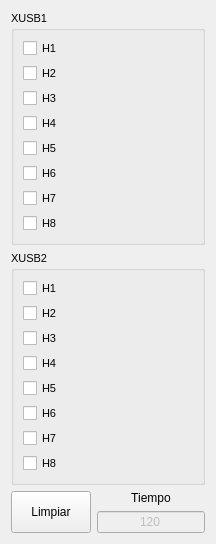
        <widget class="QWidget" name="tab_3">
         <attribute name="title">
          <string>Clean</string>
         </attribute>
         <layout class="QVBoxLayout" name="verticalLayout_14">
          <item>
           <widget class="QGroupBox" name="m_gbXusb1">
            <property name="font">
             <font>
              <pointsize>8</pointsize>
             </font>
            </property>
            <property name="title">
             <string>XUSB1</string>
            </property>
            <layout class="QVBoxLayout" name="verticalLayout_2">
             <item>
              <widget class="QCheckBox" name="m_cbHead0_0">
               <property name="text">
                <string>H1</string>
               </property>
              </widget>
             </item>
             <item>
              <widget class="QCheckBox" name="m_cbHead0_1">
               <property name="text">
                <string>H2</string>
               </property>
              </widget>
             </item>
             <item>
              <widget class="QCheckBox" name="m_cbHead0_2">
               <property name="text">
                <string>H3</string>
               </property>
              </widget>
             </item>
             <item>
              <widget class="QCheckBox" name="m_cbHead0_3">
               <property name="text">
                <string>H4</string>
               </property>
              </widget>
             </item>
             <item>
              <widget class="QCheckBox" name="m_cbHead0_4">
               <property name="text">
                <string>H5</string>
               </property>
              </widget>
             </item>
             <item>
              <widget class="QCheckBox" name="m_cbHead0_5">
               <property name="text">
                <string>H6</string>
               </property>
              </widget>
             </item>
             <item>
              <widget class="QCheckBox" name="m_cbHead0_6">
               <property name="text">
                <string>H7</string>
               </property>
              </widget>
             </item>
             <item>
              <widget class="QCheckBox" name="m_cbHead0_7">
               <property name="text">
                <string>H8</string>
               </property>
              </widget>
             </item>
            </layout>
           </widget>
          </item>
          <item>
           <widget class="QGroupBox" name="m_gbXusb2">
            <property name="font">
             <font>
              <pointsize>8</pointsize>
             </font>
            </property>
            <property name="title">
             <string>XUSB2</string>
            </property>
            <layout class="QVBoxLayout" name="verticalLayout_3">
             <item>
              <widget class="QCheckBox" name="m_cbHead1_0">
               <property name="text">
                <string>H1</string>
               </property>
              </widget>
             </item>
             <item>
              <widget class="QCheckBox" name="m_cbHead1_1">
               <property name="text">
                <string>H2</string>
               </property>
              </widget>
             </item>
             <item>
              <widget class="QCheckBox" name="m_cbHead1_2">
               <property name="text">
                <string>H3</string>
               </property>
              </widget>
             </item>
             <item>
              <widget class="QCheckBox" name="m_cbHead1_3">
               <property name="text">
                <string>H4</string>
               </property>
              </widget>
             </item>
             <item>
              <widget class="QCheckBox" name="m_cbHead1_4">
               <property name="text">
                <string>H5</string>
               </property>
              </widget>
             </item>
             <item>
              <widget class="QCheckBox" name="m_cbHead1_5">
               <property name="text">
                <string>H6</string>
               </property>
              </widget>
             </item>
             <item>
              <widget class="QCheckBox" name="m_cbHead1_6">
               <property name="text">
                <string>H7</string>
               </property>
              </widget>
             </item>
             <item>
              <widget class="QCheckBox" name="m_cbHead1_7">
               <property name="text">
                <string>H8</string>
               </property>
              </widget>
             </item>
            </layout>
           </widget>
          </item>
          <item>
           <layout class="QHBoxLayout" name="horizontalLayout_3">
            <item>
             <widget class="QPushButton" name="m_pbLimpiar">
              <property name="sizePolicy">
               <sizepolicy hsizetype="Minimum" vsizetype="Expanding">
                <horstretch>0</horstretch>
                <verstretch>0</verstretch>
               </sizepolicy>
              </property>
              <property name="minimumSize">
               <size>
                <width>0</width>
                <height>30</height>
               </size>
              </property>
              <property name="text">
               <string>Limpiar</string>
              </property>
             </widget>
            </item>
            <item>
             <layout class="QVBoxLayout" name="verticalLayout_13">
              <item>
               <widget class="QLabel" name="label_17">
                <property name="text">
                 <string>Tiempo</string>
                </property>
                <property name="alignment">
                 <set>Qt::AlignCenter</set>
                </property>
               </widget>
              </item>
              <item>
               <widget class="QLineEdit" name="m_CleanTime">
                <property name="enabled">
                 <bool>false</bool>
                </property>
                <property name="text">
                 <string>120</string>
                </property>
                <property name="alignment">
                 <set>Qt::AlignCenter</set>
                </property>
               </widget>
              </item>
             </layout>
            </item>
           </layout>
          </item>
         </layout>
        </widget>
